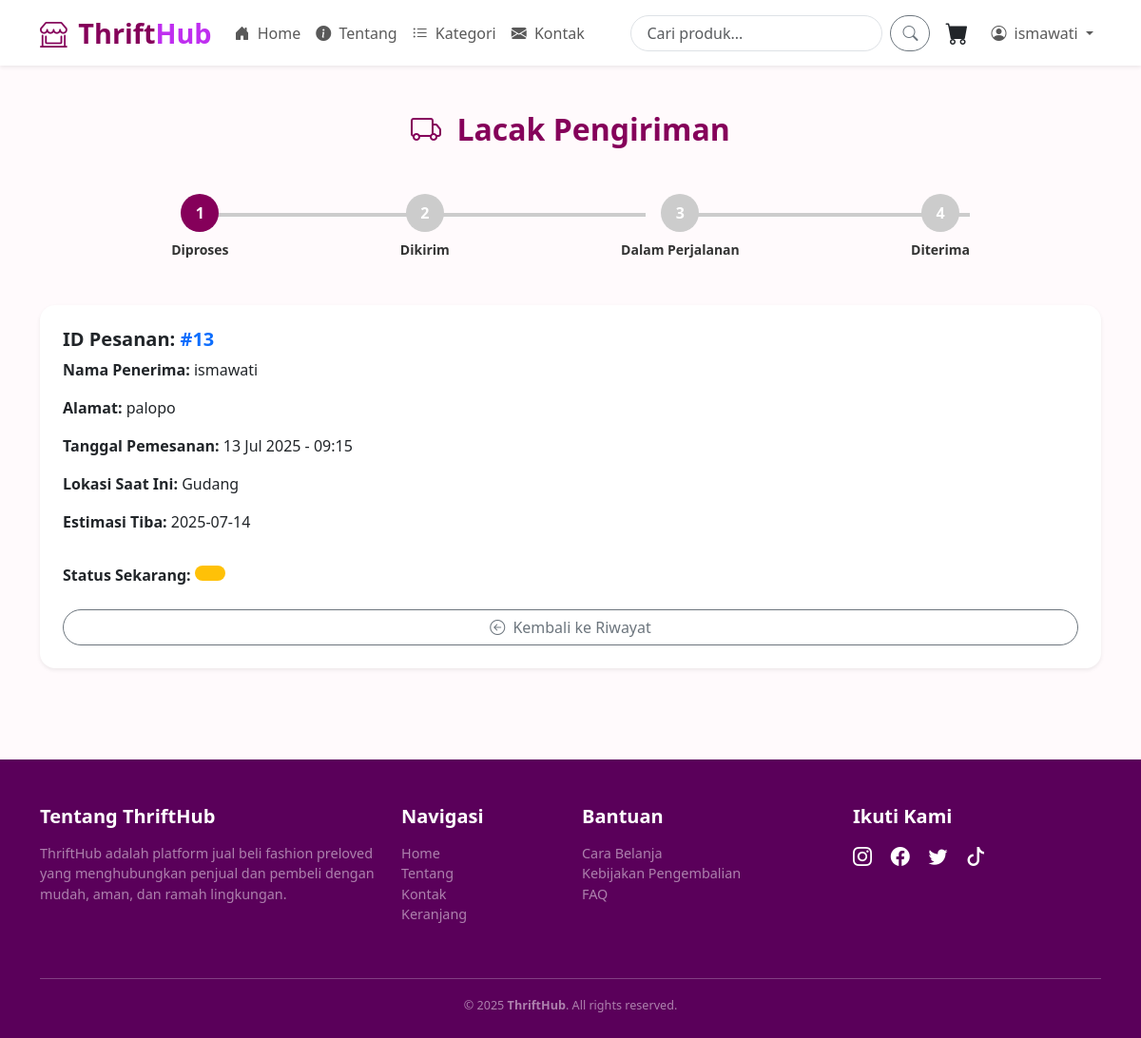
The app's page /middlewares/index.php?url=tracking&pesanan_id=13 (signed in) with its own data.
### tables this page shows
CREATE TABLE `pesanan` (
  `id` int(11) NOT NULL,
  `user_id` int(11) NOT NULL,
  `nama` varchar(100) NOT NULL,
  `alamat` text NOT NULL,
  `metode` enum('COD','Transfer') NOT NULL,
  `tanggal` datetime NOT NULL,
  `total` decimal(15,2) NOT NULL,
  `status_pengiriman` varchar(100) DEFAULT 'Diproses',
  `lokasi_pengiriman` varchar(100) DEFAULT 'Gudang',
  `estimasi_tiba` date DEFAULT NULL,
  `diterima` tinyint(1) DEFAULT 0,
  `order_id` varchar(100) DEFAULT NULL,
  `snap_token` varchar(100) DEFAULT NULL,
  `status_pembayaran` varchar(100) DEFAULT NULL,
  `payment_type` varchar(50) DEFAULT NULL,
  `transaction_time` datetime DEFAULT NULL
);

### views/product/tracking.php (the view, shortened to what this page needs)
<?php
include 'config/database.php';
$pesanan_id = isset($_GET['pesanan_id']) ? intval($_GET['pesanan_id']) : null;
$user_id = $_SESSION['user']['id'];
$pesanan = null;
$current_step = 1;
if ($pesanan_id) {
  $stmt = $conn->prepare("SELECT p.*, u.name
                          FROM pesanan p
                          JOIN users u ON u.id = p.user_id
                          WHERE p.id = ? AND p.user_id = ?");
  $stmt->bind_param("ii", $pesanan_id, $user_id);
  $stmt->execute();
  $result = $stmt->get_result();
  $pesanan = $result->fetch_assoc();
  $status_steps = [
    'Diproses' => 1,
    'Dikirim' => 2,
    'Dalam Perjalanan' => 3,
    'Diterima' => 4
  ];
  $current_step = $status_steps[$pesanan['status_pengiriman']] ?? 1;
}
?>
<div class="container py-5">
  <?php if (!$pesanan_id): ?>
    <div class="alert alert-warning text-center">ID Pesanan tidak valid.</div>
  <?php elseif (!$pesanan): ?>
    <div class="alert alert-danger text-center">Pesanan tidak ditemukan.</div>
  <?php else: ?>
    <h2 class="fw-bold text-center mb-5" style="color:#85005A;">
      <i class="bi bi-truck me-2"></i> Lacak Pengiriman
    </h2>
    <div class="d-flex justify-content-between align-items-center mb-5 px-md-5 position-relative">
      <?php
        $step_titles = ['Diproses', 'Dikirim', 'Dalam Perjalanan', 'Diterima'];
        foreach ($step_titles as $i => $title):
          $step = $i + 1;
          $active = $step <= $current_step ? 'active' : '';
      ?>
        <div class="text-center flex-fill position-relative">
          <div class="circle-step <?= $active ?>"><?= $step ?></div>
          <div class="mt-2 fw-semibold small"><?= $title ?></div>
          <?php if ($step < count($step_titles)): ?>
            <div class="line-step <?= $step < $current_step ? 'active' : '' ?>"></div>
          <?php endif; ?>
        </div>
      <?php endforeach; ?>
    </div>
    <div class="card shadow-sm p-4 border-0">
      <h5 class="fw-semibold">ID Pesanan: <span class="text-primary">#<?= $pesanan['id'] ?></span></h5>
      <p><strong>Nama Penerima:</strong> <?= htmlspecialchars($pesanan['nama']) ?></p>
      <p><strong>Alamat:</strong> <?= htmlspecialchars($pesanan['alamat']) ?></p>
      <p><strong>Tanggal Pemesanan:</strong> <?= date('d M Y - H:i', strtotime($pesanan['tanggal'])) ?></p>
      <p><strong>Lokasi Saat Ini:</strong> <?= htmlspecialchars($pesanan['lokasi_pengiriman'] ?? 'Belum tersedia') ?></p>
      <p><strong>Estimasi Tiba:</strong> <?= $pesanan['estimasi_tiba'] ?? '<span class="text-muted">Belum tersedia</span>' ?></p>
      <div class="mt-3">
        <span class="fw-semibold">Status Sekarang:</span>
        <span class="badge bg-<?= $pesanan['diterima'] ? 'success' : ($current_step >= 3 ? 'info' : 'warning'); ?> px-3 py-2 rounded-pill">
        </span>
      </div>
      <a href="index.php?url=my_orders" class="btn btn-outline-secondary mt-4 rounded-pill">
        <i class="bi bi-arrow-left-circle me-1"></i> Kembali ke Riwayat
      </a>
    </div>
  <?php endif; ?>
</div>
<?php
include __DIR__ . '/../layouts/index.php';

### assets/css/style.css (style rules this page uses)
body { font-family: 'Segoe UI', sans-serif; background-color: #fffafc; color: #333; }
.btn-outline-secondary { transition: all 0.3s ease-in-out; }
.card { border: 1px solid #eee; border-radius: 1rem; background: #ffffff; transition: all 0.3s ease-in-out, transform 0.2s ease-in-out; }
.circle-step { width: 40px; height: 40px; background: #ccc; border-radius: 50%; line-height: 40px; color: white; font-weight: bold; margin: auto; position: relative; z-index: 2; }
.circle-step.active { background: #85005A; }
.line-step { position: absolute; top: 20px; left: 50%; width: 100%; height: 4px; background: #ccc; z-index: 1; }

### views/product/tracking.php (style rules this page uses)
.circle-step { width: 40px; height: 40px; background: #ccc; border-radius: 50%; line-height: 40px; color: white; font-weight: bold; margin: auto; position: relative; z-index: 2; }
.circle-step.active { background: #85005A; }
.line-step { position: absolute; top: 20px; left: 50%; width: 100%; height: 4px; background: #ccc; z-index: 1; }

### records on screen
pesanan: id "13", nama "ismawati", alamat "palopo", tanggal "13 Jul 2025 - 09:15", lokasi_pengiriman "Gudang", estimasi_tiba "2025-07-14"

### other values on screen
$_SESSION['user']['name'] "ismawati"
$step "1"
$title "Diproses"
$step "2"
$title "Dikirim"
$step "3"
$title "Dalam Perjalanan"
$step "4"
$title "Diterima"
